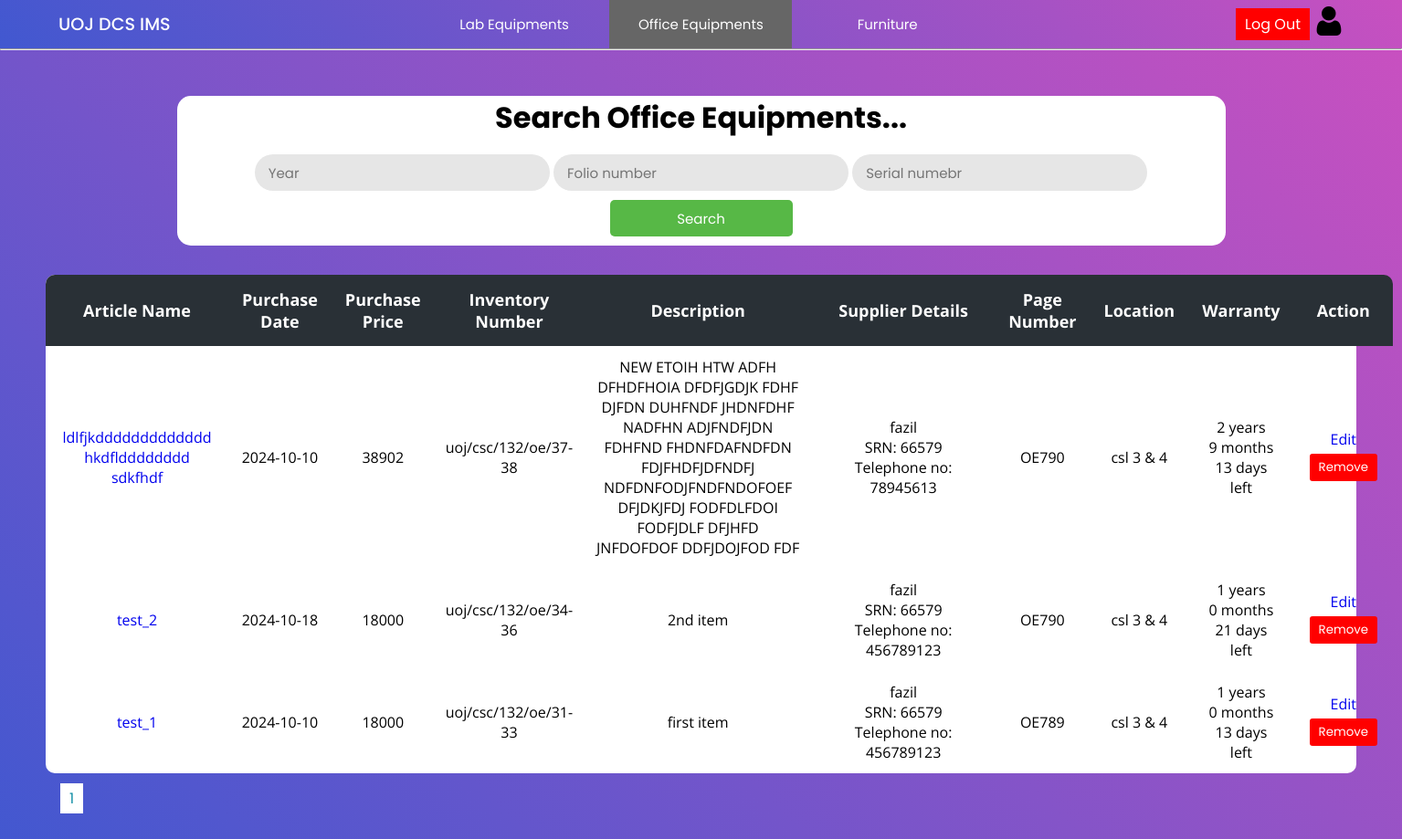
Page /Project/office/office.php (signed in) on the committed database.
### tables this page shows
CREATE TABLE `o_invoice` (
  `invoice_id` int(11) NOT NULL,
  `name` varchar(200) NOT NULL,
  `date` date NOT NULL,
  `price` float NOT NULL,
  `quantity` int(11) NOT NULL,
  `folio_number` varchar(50) NOT NULL,
  `description` varchar(400) NOT NULL,
  `supplier_name` varchar(150) NOT NULL,
  `supplier_tt` int(15) NOT NULL,
  `srn` int(11) NOT NULL,
  `page_number` varchar(15) NOT NULL,
  `location` varchar(50) NOT NULL,
  `warranty` int(11) NOT NULL
);

### Project/office/office.php (the view, shortened to what this page needs)
<?php
include("../config/connection.php");
$rowsPerPage = 10;
$page = isset($_GET['page']) ? intval($_GET['page']) : 1;
$offset = ($page - 1) * $rowsPerPage;
$queryinvoice = "SELECT * FROM o_invoice ORDER BY invoice_id DESC LIMIT $offset, $rowsPerPage";
$totalRows = mysqli_num_rows(mysqli_query($con, "SELECT * FROM o_invoice"));
$totalPages = ceil($totalRows / $rowsPerPage);
?>
<!DOCTYPE html>
<html lang="en">
<head>
    <link rel="stylesheet" href="../css/lab.css">
    <link rel="stylesheet" href="../css/main.css">
</head>
<body>
    <?php include("../header/header.php"); ?>
    <hr>
    <div class="main-container">
        <div class="container">
            <h2>Search Office Equipments...</h2>
            <div>
                <form action="office.php" method="post">
                    <input type="number" placeholder="Year" name="year" value="<?php if (isset($_POST['year'])) {echo $_POST['year'];} ?>" />
                    <input type="text" placeholder="Folio number" name="folio" value="<?php if (isset($_POST['folio'])) {echo $_POST['folio'];} ?>" />
                    <input type="text" placeholder="Serial numebr" name="SN" value="<?php if (isset($_POST['SN'])) {echo $_POST['SN'];} ?>" />
                    <input class="button" type="submit" name="search" value="Search" />
                </form>
            </div>
        </div>
        <div class="table-con">
            <table>
                <thead>
                    <tr>
                        <th>Article Name</th>
                        <th>Purchase Date</th>
                        <th>Purchase Price</th>
                        <th>Inventory Number</th>
                        <th>Description</th>
                        <th colspan=2>Supplier Details</th>
                        <th>Page Number</th>
                        <th>Location</th>
                        <th>Warranty</th>
                        <th>Action</th>
                    </tr>
                </thead>
                <tbody>
                    <?php
                    $resultinvoice = mysqli_query($con, $queryinvoice);
                    while ($rowinvoice = mysqli_fetch_assoc($resultinvoice)) {
                    ?>
                        <tr>
                            <td class="name"><a href="officeItems.php?search=true&id=<?php echo $rowinvoice['invoice_id'] ?>"><?php echo $rowinvoice['name'] ?></a></td>
                            <td><?php echo $rowinvoice['date'] ?></td>
                            <td><?php echo $rowinvoice['price'] ?></td>
                            <td><?php echo $rowinvoice['folio_number'] ?></td>
                            <td class="description"><?php echo $rowinvoice['description'] ?></td>
                            <td class="sname" colspan=2>
                                <?php
                                echo $rowinvoice['supplier_name'];
                                if (!empty($rowinvoice['srn'])) {
                                    echo "<br>SRN: " . $rowinvoice['srn'];
                                }
                                if (!empty($rowinvoice['supplier_tt'])) {
                                    echo "<br>Telephone no: " . $rowinvoice['supplier_tt'];
                                }
                                ?>
                            </td>
                            <td><?php echo $rowinvoice['page_number'] ?></td>
                            <td><?php echo $rowinvoice['location'] ?></td>
                            <td>
                                <?php
                                $purchaseDate = $rowinvoice['date'];
                                $warrantyMonths = $rowinvoice['warranty'];
                                $purchaseDateObj = new DateTime($purchaseDate);
                                $purchaseDateObj->modify("+$warrantyMonths months");
                                $currentDate = new DateTime();
                                if ($purchaseDateObj > $currentDate) {
                                    $interval = $currentDate->diff($purchaseDateObj);
                                    echo
                                    $interval->y . " years<br>"
                                        . $interval->m . " months<br>"
                                        . $interval->d . " days<br>left";
                                } else {
                                    echo "expired";
                                }
                                ?>
                            </td>
                            <td>
                                <a href="addData.php?id=<?php echo $rowinvoice['invoice_id'] ?>">Edit</a>
                                <form method="post" action="actionItem.php">
                                    <button class="logout" type="submit" onclick="return confirm('Are you sure to remove this record ?')" style="margin:5px;background-color: #ff0000; color: #ffffff; border: none; padding: 5px 10px; cursor: pointer;">Remove</button>
                                </form>
                            </td>
                        </tr>
                    <?php
                    }
                    ?>
                </tbody>
            </table>
        </div>
        <div class="pagination" style="margin:15px;">
            <?php
            for ($i = 1; $i <= $totalPages; $i++) {
                echo '<a href="?page=' . $i . '" style="margin:1px;background-color: #fff; color: #1690A7; border: none; padding: 5px 10px; cursor: pointer; width:5px;">' . $i . '</a>';
            }
            ?>
        </div>
    </div>
</body>
</html>

### Project/css/lab.css (style rules this page uses)
.main-container { padding: 50px; min-height: 100vh; height: fit-content; background: linear-gradient(-135deg, #c850c0, #4158d0); }
.container { text-align: center; background-color: white; border-radius: 15px; width: 80%; margin: auto; margin-bottom: 2rem; padding: 0 0 10px 0; }
h2 { font-size: 2rem; margin-bottom: 1rem; font-family: 'Poppins', sans-serif; }
.button { background: #57b846; color: white; cursor: pointer; height: 40px; border-radius: 5px; padding: 0 15px 0 15px; border: none; font-family: 'Poppins', sans-serif; width: 200px; margin-top: 10px; }
table { border-collapse: collapse; border-radius: 10px; overflow: hidden; max-width: 100%; margin: 0 auto; position: relative; }
.table-con { border-collapse: collapse; background: #fff; border-radius: 10px; width: auto; margin: auto; position: relative; font-family: 'Open Sans'; text-align: center; background: #fff; }
.table-con td.description { max-width: 300px; word-wrap: break-word; min-width: 250px; }
.table-con td.name { max-width: 200px; word-wrap: break-word; min-width: 200px; }
.table-con td.sname { max-width: 300px; word-wrap: break-word; min-width: 200px; }
th { width: 100px; font-size: 18px; background: #293036; color: white; padding: 15px; }
td { padding: 12px; }
input { font-size: 15px; color: #666; background: #e6e6e6; height: 40px; border-radius: 20px; padding: 0 15px 0 15px; border: none; font-family: 'Poppins', sans-serif; }
.logout { margin: 5px; background-color: #ff0000; color: #ffffff; border: none; padding: 5px 10px; cursor: pointer; }

### Project/css/main.css (style rules this page uses)
* { margin: 0; padding: 0; text-decoration: none; box-sizing: border-box; }
:root { --bg-gradient: linear-gradient(-135deg, #c850c0, #4158d0); --bg-gray: #e6e6e6; --text-color: #666; --inp-color: #57b846; }
body { font-family: 'Poppins', sans-serif; }

### Project/css/header.css (style rules this page uses)
* { margin: 0; padding: 0; text-decoration: none; box-sizing: border-box; }
:root { --bg-gradient: linear-gradient(-135deg, #c850c0, #4158d0); --bg-gray: #e6e6e6; --text-color: #666; --inp-color: #57b846; }
body { font-family: 'Poppins', sans-serif; }
button { border: none; padding: 3px 4px; border-radius: 3px; font-family: 'Poppins', sans-serif; margin-right: 10px; }
.logout { margin: 5px; background-color: #ff0000; color: #ffffff; border: none; padding: 5px 10px; cursor: pointer; }

### rows in the picture
o_invoice: name "ldlfjkddddddddddddd hkdfldddddddd sdkfhdf", date "2024-10-10", price "38902", folio_number "uoj/csc/132/oe/37-38", description "NEW ETOIH HTW ADFH DFHDFHOIA DFDFJGDJK FDHF DJFDN DUHFNDF JHDNFDHF NADFHN ADJFNDFJDN FDHFND FHDNFDAFNDFDN FDJFHDFJDFNDFJ NDFDNFODJFNDFNDOFOEF DFJDKJFDJ FODFDLFDOI FODFJDLF DFJHFD JNFDOFDOF DDFJDOJFOD FDF", supplier_name "fazil", srn "66579", supplier_tt "78945613", page_number "OE790", location "csl 3 & 4", date+warranty "2", date+warranty "9", date+warranty "13"
o_invoice: name "test_2", date "2024-10-18", price "18000", folio_number "uoj/csc/132/oe/34-36", description "2nd item", supplier_name "fazil", srn "66579", supplier_tt "456789123", page_number "OE790", location "csl 3 & 4", date+warranty "1", date+warranty "0", date+warranty "21"
o_invoice: name "test_1", date "2024-10-10", price "18000", folio_number "uoj/csc/132/oe/31-33", description "first item", supplier_name "fazil", srn "66579", supplier_tt "456789123", page_number "OE789", location "csl 3 & 4", date+warranty "1", date+warranty "0", warranty "13"
